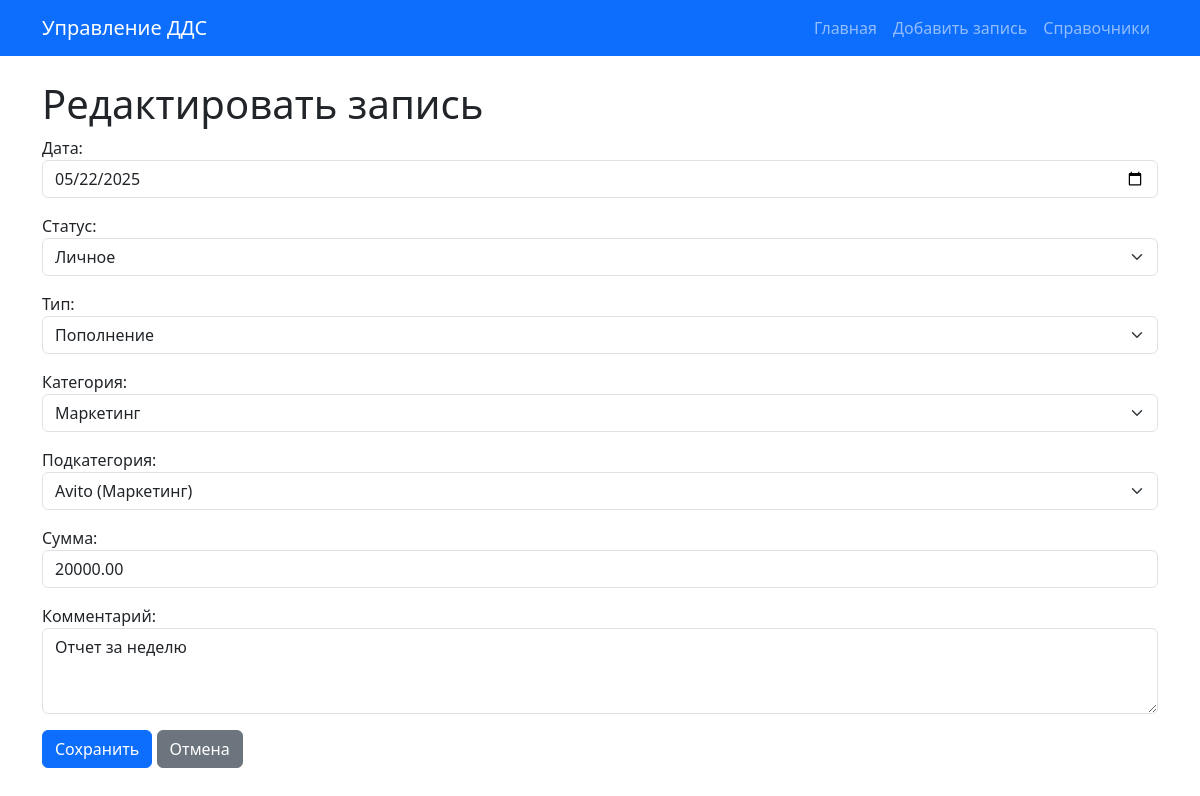
Page /record/10/edit/ on the committed database.
### cashflow_app/models.py (models this page shows, shortened)
class CashflowRecord(models.Model):
    created_at = models.DateField(auto_now_add=True)
    manual_date = models.DateField(null=True, blank=True)
    status = models.ForeignKey(Status, on_delete=models.SET_NULL, null=True)
    type = models.ForeignKey(Type, on_delete=models.SET_NULL, null=True)
    category = models.ForeignKey(Category, on_delete=models.SET_NULL, null=True)
    subcategory = models.ForeignKey(SubCategory, on_delete=models.SET_NULL, null=True)
    amount = models.DecimalField(max_digits=10, decimal_places=2)
    comment = models.TextField(blank=True, null=True)
    class Meta:
        verbose_name = "Запись ДДС"
        verbose_name_plural = "Записи ДДС"

class Category(models.Model):
    name = models.CharField(max_length=50)
    type = models.ForeignKey(Type, on_delete=models.CASCADE, null=True, blank=True)
    def __str__(self):
        if self.type:
            return f"{self.name} ({self.type.name})"
        return self.name
    class Meta:
        verbose_name = "Категория"
        verbose_name_plural = "Категории"

class SubCategory(models.Model):
    name = models.CharField(max_length=50)
    category = models.ForeignKey(Category, on_delete=models.CASCADE)
    def __str__(self):
        return f"{self.name} ({self.category.name})"
    class Meta:
        verbose_name = "Подкатегория"
        verbose_name_plural = "Подкатегории"

### cashflow_app/views.py (the view)
# urls.py: path('record/<int:pk>/edit/', views.record_edit, name='record_edit'),
def record_edit(request, pk):
    record = get_object_or_404(CashflowRecord, pk=pk)
    if request.method == 'POST':
        form = CashflowRecordForm(request.POST, instance=record)
        if form.is_valid():
            form.save()
            return redirect('record_list')
    else:
        form = CashflowRecordForm(instance=record)
    return render(request, 'record_edit.html', {'form': form})

### cashflow_app/models.py (called while the page is built)
    def __str__(self):
        return self.name

    def __str__(self):
        return self.name

### templates/record_edit.html (shortened to what this page needs)
{% extends 'base.html' %}
{% block content %}
<h1>Редактировать запись</h1>
<form method="post">
    {{ form.as_p }}
    <button type="submit" class="btn btn-primary">Сохранить</button>
    <a href="{% url 'record_list' %}" class="btn btn-secondary">Отмена</a>
</form>
{% endblock %}

### rows in the picture
CashflowRecord: manual_date "05/22/2025", status "Личное", subcategory "Avito (Маркетинг)", amount "20000.00", comment "Отчет за неделю"
Category: type "Пополнение"
SubCategory: category "Маркетинг"
